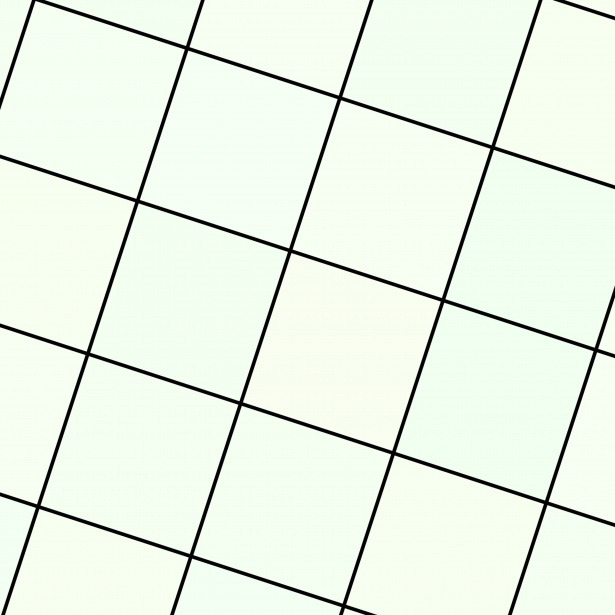
#> input picture diagonal-checkerboard.jpg, 615 x 615 px
$ python 13_perspective_transformation.py
#> lines starting #> are read from the running program, lines starting #| are printed output that depends on the picture; after the words box and inside, x2 and y2 are one past the last pixel; in counts of white or black regions, pixels touching at a corner belong together
import cv2
import numpy as np
from matplotlib import pyplot as plt

img = cv2.imread('diagonal-checkerboard.jpg')
#> img is the input picture: shape (615, 615, 3); mean B, G, R 229.9, 243, 233.5
rows, cols, channels = img.shape
#> rows = 615; cols = 615; channels = 3

# WE NEED FOUR POINTS
# specify the numpy point transformations
pts1 = np.float32([[56, 65], [368, 52], [28, 387], [389, 390]])
pts2 = np.float32([[0, 0], [300, 0], [0, 300], [300, 300]])

# draw dots to compare transformation
for pts in pts1:
    cv2.circle(img, (pts[0], pts[1]), 10, (0,255,0), -1)
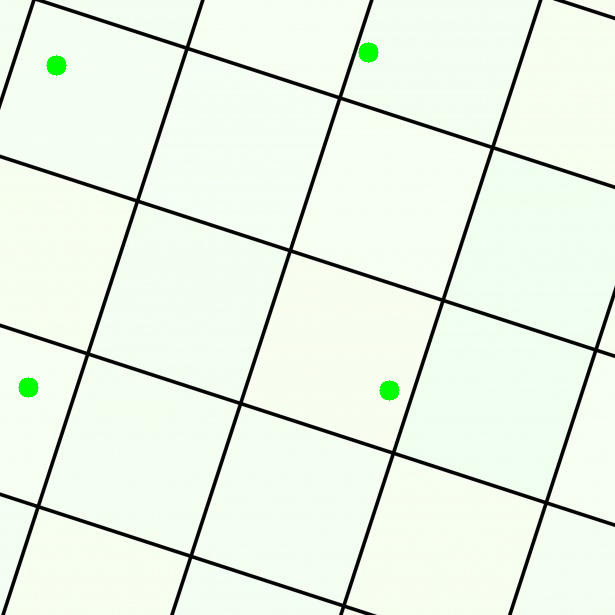
#> img: shape (615, 615, 3); 0.34% of pixels changed, all inside (x1, y1, x2, y2) = (18, 42, 400, 401)

# get transformation matrix
M = cv2.getPerspectiveTransform(pts1, pts2)
#> M = [[1.06, 0.0918, -65.1], [0.0469, 1.13, -75.79], [0.000183, 0.000513, 1]]

# warp image via specified transformation matrix
dst = cv2.warpPerspective(img, M, (cols, rows))
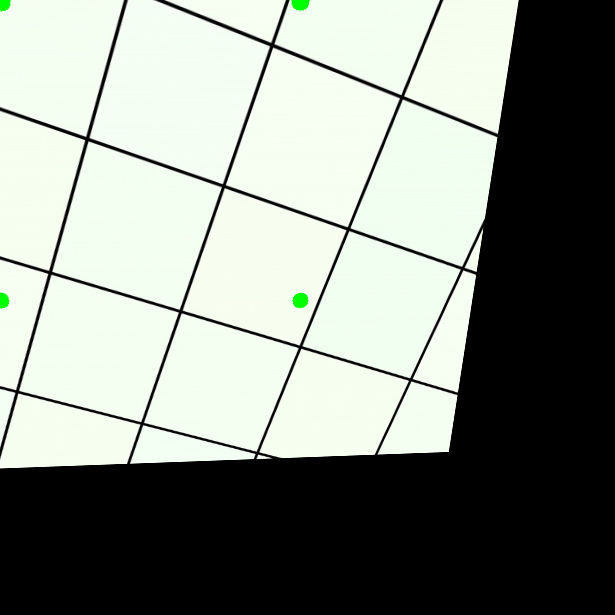
#> dst: shape (615, 615, 3); mean B, G, R 134.9, 142.9, 137

# input image
plt.subplot(121)
plt.imshow(img)
plt.title('Input')

# output image
plt.subplot(122)
plt.imshow(dst)
plt.title('Output')

plt.show()
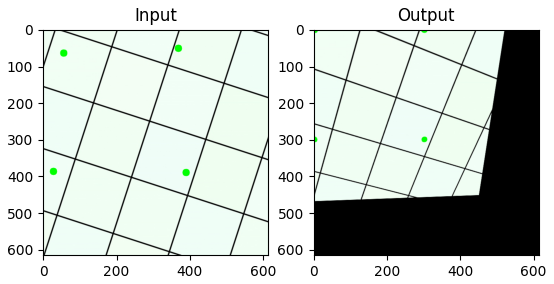
#> figure drawn by matplotlib, 2 panels; B, G, R data is drawn as R, G, B
